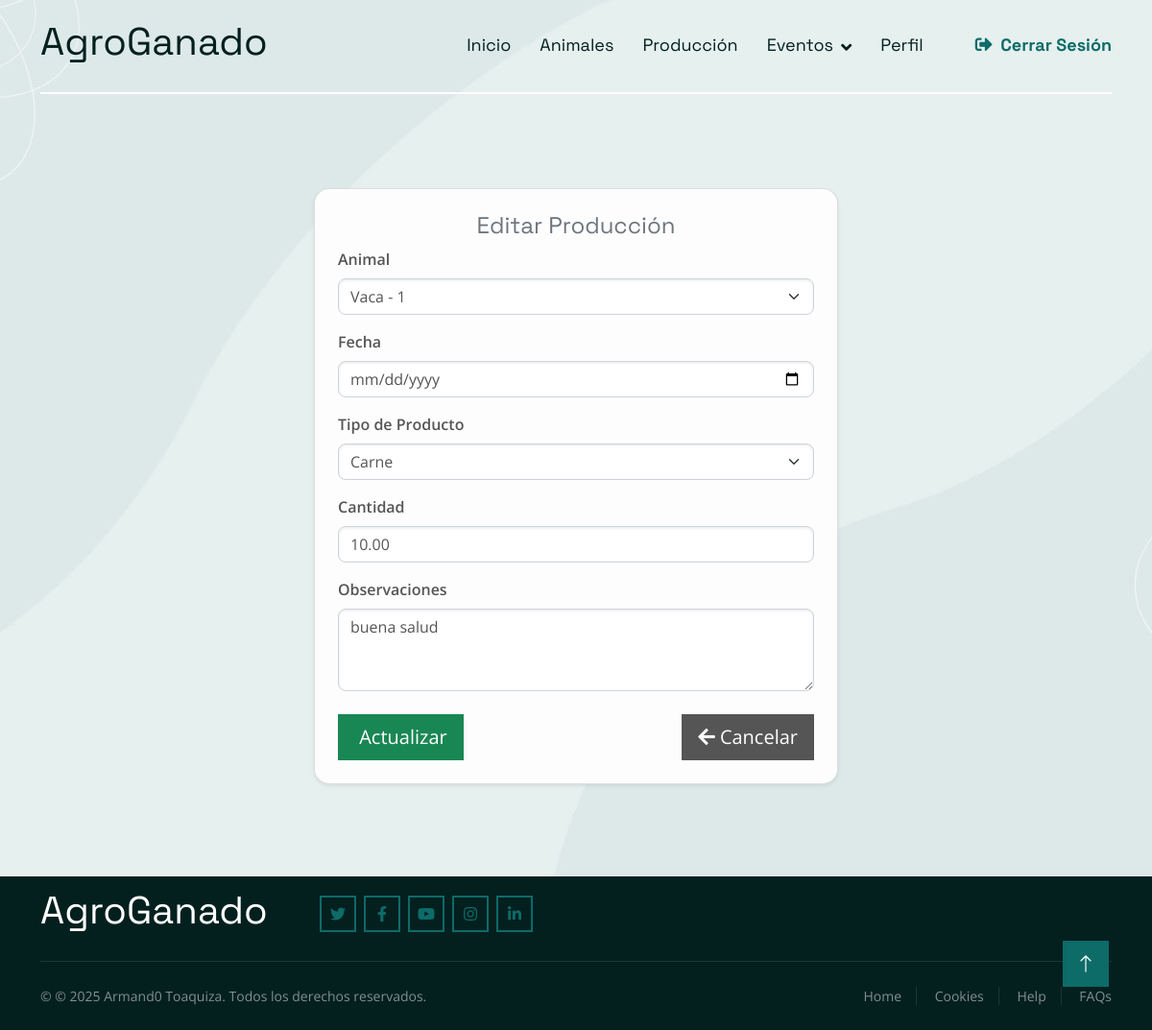
Page /editarProduccion/1/ (signed in) on the committed database.
### Aplicaciones/animales/models.py (models this page shows, shortened)
class Produccion(models.Model):
    TIPO_PRODUCTO = (
        ('leche', 'Leche'),
        ('carne', 'Carne'),
    )
    animal = models.ForeignKey(Animal, on_delete=models.CASCADE, related_name='producciones')
    fecha = models.DateField()
    tipo_producto = models.CharField(max_length=20, choices=TIPO_PRODUCTO)
    cantidad = models.DecimalField(max_digits=10, decimal_places=2)
    observaciones = models.TextField(blank=True, null=True)

class Animal(models.Model):
    tipo = models.CharField(max_length=20)  # vaca, toro, becerro
    sexo = models.CharField(max_length=1, choices=(('M','M'),('F','F')))
    fecha_nacimiento = models.DateField(blank=True, null=True)
    foto = models.ImageField(upload_to='animales/', blank=True, null=True)  # carpeta media/animales/
    def __str__(self):
        return f"{self.tipo} - {self.id}"

### Aplicaciones/animales/decorators.py (the view)
    def wrapper(request, *args, **kwargs):
        if not request.user.is_authenticated:
            return redirect('login')
        if request.user.rol != 'administrador':
            messages.error(request, 'No tienes permisos para esta acción')
            return redirect('home')
        return view_func(request, *args, **kwargs)

### Aplicaciones/animales/views.py (called while the page is built)
@login_required
@solo_admin
def editarProduccion(request, id):
    produccion = Produccion.objects.get(id=id)
    return render(request, 'editarProduccion.html', {'produccion': produccion, 'animales': Animal.objects.all()})

### Aplicaciones/animales/templates/editarProduccion.html (shortened to what this page needs)
{% extends './plantillas.html' %}
{% block contenido %}
<br><br><br><br><br>
<div class="container">
    <div class="row justify-content-center">
        <div class="col-md-6">
            <div class="card shadow-sm p-4">
                <h2 class="text-muted fs-4 text-center">Editar Producción</h2>
                <form action="{% url 'actualizarProduccion' %}" method="POST" id="frm_produccion_editar">
                    <div class="mb-3">
                        <label class="form-label">Animal </label>
                        <select name="animal" class="form-select" required>
                            {% for a in animales %}
                            <option value="{{ a.id }}" {% if a.id == produccion.animal.id %}selected{% endif %}>{{ a }}</option>
                            {% endfor %}
                        </select>
                    </div>
                    <div class="mb-3">
                        <label class="form-label">Fecha </label>
                        <input type="date" name="fecha" class="form-control" value="{{ produccion.fecha }}" required>
                    </div>
                    <div class="mb-3">
                        <label class="form-label">Tipo de Producto </label>
                        <select name="tipo_producto" class="form-select" required>
                            <option value="carne" {% if produccion.tipo_producto == "carne" %}selected{% endif %}>Carne</option>
                        </select>
                    </div>
                    <div class="mb-3">
                        <label class="form-label">Cantidad </label>
                        <input type="number" step="0.01" name="cantidad" class="form-control" value="{{ produccion.cantidad }}" required>
                    </div>
                    <div class="mb-3">
                        <label class="form-label">Observaciones</label>
                        <textarea name="observaciones" class="form-control" rows="3">{{ produccion.observaciones }}</textarea>
                    </div>
                    <div class="d-flex justify-content-between mt-4">
                        <button type="submit" class="btn btn-success btn-lg">
                             Actualizar
                        </button>
                        <a href="{% url 'ProduccionIndex' %}" class="btn btn-secondary btn-lg">
                            <i class="fa fa-arrow-left"></i> Cancelar
                        </a>
                    </div>
                </form>
            </div>
        </div>
    </div>
</div>
{% endblock %}

### Sistema/static/tema/iStudio-1.0.0/css/style.css (style rules this page uses)
.btn { transition: .5s; }

### Aplicaciones/animales/templates/editarProduccion.html (style rules this page uses)
.card { border-radius: 1rem; background-color: #fdfdfd; }
.card .form-label { font-weight: 600; }
.card .form-control, .card .form-select { border-radius: 0.5rem; box-shadow: inset 0 1px 3px rgba(0,0,0,0.1); transition: 0.3s; }

### rows in the picture
Produccion: animal "Vaca - 1", tipo_producto "Carne", cantidad "10.00", observaciones "buena salud"
